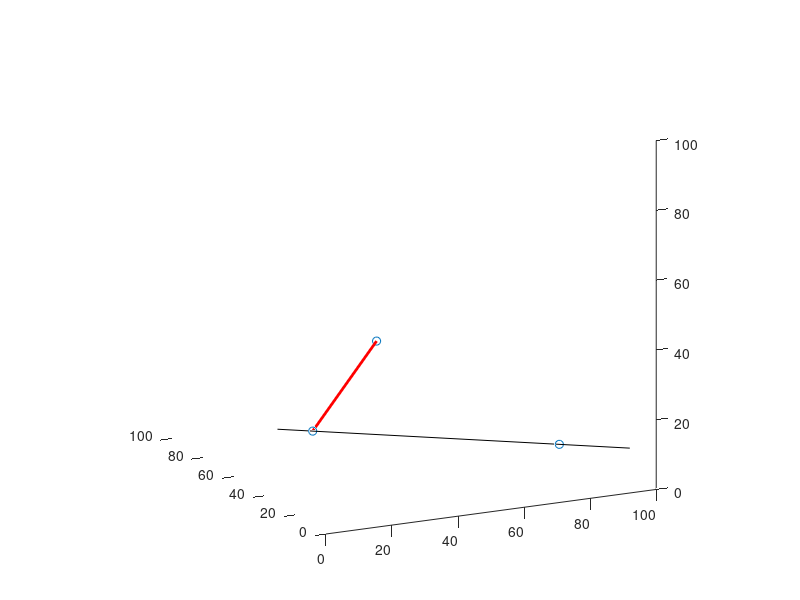

Reproduce this figure in MATLAB. (Note: this script raises an error after producing the figure.)
function demoGeom3d(varargin)
%DEMOGEOM3D Demo of geom3d basic processing
%
%   Demonstrates some usage example of the geom3d library. 
%   In particular, it shows how to:
%   - create shapes like points, edges, lines and plane
%   - draw these shape on current figure
%   - compute intersections of lines and planes
%   - compute lines perpendicular to a plane
%
%   Example
%     demoGeom3d
%
%   See also
%

% ------
% Author: David Legland
% e-mail: david.legland@inra.fr
% Created: 2009-06-22,    using Matlab 7.7.0.471 (R2008b)
% Copyright 2009 INRA - Cepia Software Platform.


%% Create points and lines

% create some points: points are simply represented by a row vector of 3
% elements.
p1 = [10 20 30];
p2 = [80 10 20];
p3 = [20 50 10];

% points can be grouped into arrays to represent point sets
points = [p1;p2;p3];

% create a 3D line through 2 points
line12 = createLine3d(p1, p2);

% an edge is represented by concatenating its vertices
edge13 = [p1 p3];

% prepare a figure for drawing
figure(1); clf; hold on
axis equal;
axis([0 100 0 100 0 100]);
set(gcf, 'renderer', 'opengl');
set(gca, 'CameraPosition', [400 -200 800]);

% draw all points
drawPoint3d(points);

% draw the line, with some drawing options (clipping is automatic).
drawLine3d(line12, 'color', 'k');

% draw an edge, using a thick stroke and a different color
drawEdge3d(edge13, 'color', 'r', 'linewidth', 2);


%% Create planes

% create a plane from 3 points
plane = createPlane(p1, p2, p3);

% draw the plane. Clipping is automatically performed.
drawPlane3d(plane);

% create a line from a point and a direction vector
p0 = [60 60 60];
n0 = [-10 1 10];
plane0 = createPlane(p0, n0);

% draw the plane, changing its color
drawPlane3d(plane0, 'g');


%% Compute intersections

% compute intersection between 2 planes
line = intersectPlanes(plane0, plane);
drawLine3d(line, 'lineWidth', 2);

% compute intersection between a plane and a line
inter = intersectLinePlane(line12, plane0);
drawPoint3d(inter, 'Marker', '+', 'MarkerSize', 10, 'LineWidth', 3);

% create a line perpendicular to a plane
normal = planeNormal(plane);
perpLine = [80 60 40 normal];
% define line properties as struct
lineProps.LineStyle='--';
lineProps.LineWidth=2;
lineProps.Color='c';
drawLine3d(perpLine,lineProps);

% compute intersection of line with plane
inter2 = intersectLinePlane(perpLine, plane);
% define point properties as struct
pointProps.Marker='^';
pointProps.MarkerFaceColor='c';
pointProps.MarkerEdgeColor='k';
drawPoint3d(inter2,pointProps);

%% Draw circles
circles = [50 50 50 10 10 20 30; 60 60 60 15 15 25 35];
drawCircle3d(circles)